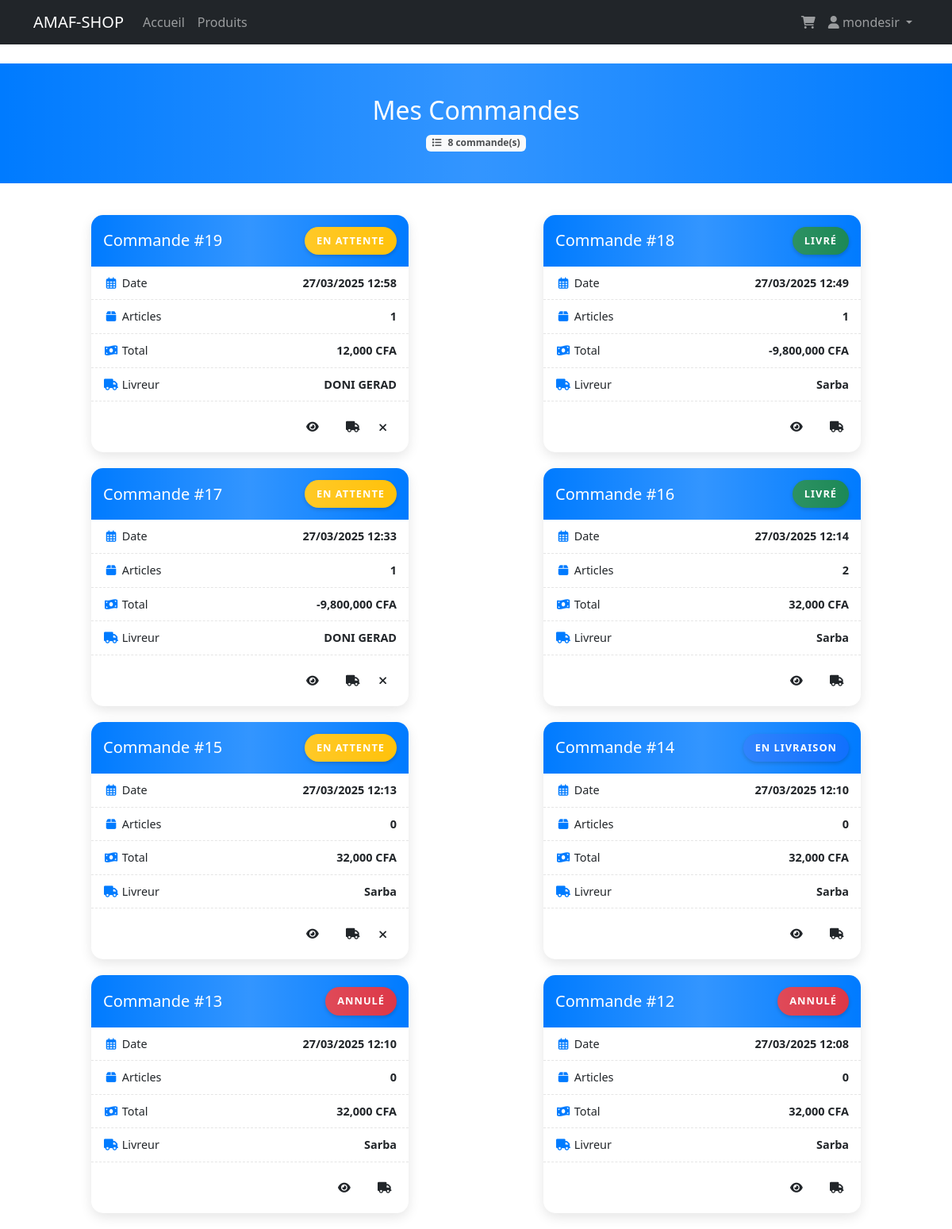
The app's page /mes_commandes.php (signed in) with its own data.
### tables this page shows
CREATE TABLE IF NOT EXISTS `commande` (
  `id` int NOT NULL AUTO_INCREMENT,
  `utilisateur_id` int NOT NULL,
  `date_commande` timestamp NULL DEFAULT CURRENT_TIMESTAMP,
  `total` decimal(10,2) NOT NULL,
  `informations_livraison` text,
  `statut` varchar(50) NOT NULL DEFAULT 'en attente',
  `livreur_id` int DEFAULT NULL,
  `commentaire_livraison` text,
  `date_livraison` timestamp NULL DEFAULT NULL,
  `payment_method` varchar(25) DEFAULT NULL,
  `payment_status` varchar(25) DEFAULT NULL,
  PRIMARY KEY (`id`),
  KEY `utilisateur_id` (`utilisateur_id`),
  KEY `livreur_id` (`livreur_id`)
);

CREATE TABLE IF NOT EXISTS `utilisateur` (
  `id` int NOT NULL AUTO_INCREMENT,
  `nom` varchar(60) NOT NULL,
  `email` varchar(50) NOT NULL,
  `mot_de_passe` varchar(55) NOT NULL,
  `adresse` varchar(55) DEFAULT NULL,
  `telephone` varchar(20) DEFAULT NULL,
  `type` enum('client','livreur','admin') NOT NULL,
  `date_inscription` timestamp NULL DEFAULT CURRENT_TIMESTAMP,
  `utilisateur` varchar(50) DEFAULT NULL,
  PRIMARY KEY (`id`),
  UNIQUE KEY `email` (`email`)
);

### mes_commandes.php (the view, shortened to what this page needs)
<?php
require 'config.php';
$user_id = $_SESSION['user_id'];
$query = "SELECT c.*,
          COUNT(cp.produit_id) as nb_produits,
          l.nom as livreur_nom
          FROM commande c
          LEFT JOIN commande_produit cp ON c.id = cp.commande_id
          LEFT JOIN utilisateur l ON c.livreur_id = l.id
          WHERE c.utilisateur_id = ?
          GROUP BY c.id
          ORDER BY c.date_commande DESC";
$stmt = $conn->prepare($query);
$stmt->bind_param("i", $user_id);
$stmt->execute();
$commandes = $stmt->get_result();
?>
<!DOCTYPE html>
<html lang="fr">
<head>
    <link rel="stylesheet" href="https://cdn.jsdelivr.net/npm/bootstrap@5.3.0/dist/css/bootstrap.min.css">
    <link rel="stylesheet" href="https://cdnjs.cloudflare.com/ajax/libs/font-awesome/6.0.0/css/all.min.css">
    <link rel="stylesheet" href="https://cdnjs.cloudflare.com/ajax/libs/animate.css/4.1.1/animate.min.css">
</head>
<body>
    <?php include 'includes/header.php'; ?>
    <div class="page-header animate__animated animate__fadeIn">
        <div class="container">
            <h2 class="mb-2">Mes Commandes</h2>
            <?php if ($commandes->num_rows > 0): ?>
                <span class="badge bg-light text-dark">
                    <i class="fas fa-list me-2"></i><?= $commandes->num_rows ?> commande(s)
                </span>
            <?php endif; ?>
        </div>
    </div>
    <div class="container">
        <?php if ($commandes->num_rows > 0): ?>
            <div class="row">
                <?php
                $delay = 0;
                while ($commande = $commandes->fetch_assoc()):
                ?>
                    <div class="col-md-6" style="animation-delay: <?= $delay ?>ms">
                        <div class="order-card">
                            <div class="order-header">
                                <div class="d-flex justify-content-between align-items-center">
                                <h5 class="mb-0">Commande #<?= $commande['id'] ?></h5>
                                    <span class="status-badge bg-<?= getStatusColor($commande['statut']) ?>">
                                        <?= formatStatus($commande['statut']) ?>
                                </span>
                                </div>
                                    </div>
                            <div class="info-row">
                                <span><i class="far fa-calendar-alt"></i> Date</span>
                                <strong><?= date('d/m/Y H:i', strtotime($commande['date_commande'])) ?></strong>
                                    </div>
                            <div class="info-row">
                                <span><i class="fas fa-box"></i> Articles</span>
                                <strong><?= $commande['nb_produits'] ?></strong>
                                </div>
                            <div class="info-row">
                                <span><i class="fas fa-money-bill-wave"></i> Total</span>
                                <strong><?= number_format($commande['total'], 0) ?> CFA</strong>
                                </div>
                                <?php if ($commande['livreur_nom']): ?>
                                <div class="info-row">
                                    <span><i class="fas fa-truck"></i> Livreur</span>
                                    <strong><?= htmlspecialchars($commande['livreur_nom']) ?></strong>
                                    </div>
                                <?php endif; ?>
                            <div class="p-3">
                                <div class="action-buttons">
                                <a href="commande_details.php?id=<?= $commande['id'] ?>"
                                       class="btn btn-sm btn-action btn-details animate__animated animate__fadeIn"
                                       data-bs-toggle="tooltip"
                                       title="Voir les détails">
                                        <i class="fas fa-eye"></i>
                                    </a>
                                    <a href="tracking.php?commande_id=<?= $commande['id'] ?>"
                                       class="btn btn-sm btn-action btn-tracking animate__animated animate__fadeIn"
                                       data-bs-toggle="tooltip"
                                       title="Suivre le colis">
                                        <i class="fas fa-truck"></i>
                                </a>
                                <?php if ($commande['statut'] === 'en attente'): ?>
                                        <button class="btn btn-sm btn-action btn-cancel animate__animated animate__fadeIn"
                                                onclick="confirmerAnnulation(<?= $commande['id'] ?>)"
                                                data-bs-toggle="tooltip"
                                                title="Annuler la commande">
                                            <i class="fas fa-times"></i>
                                    </button>
                                <?php endif; ?>
                                </div>
                            </div>
                        </div>
                    </div>
                <?php
                $delay += 100;
                endwhile;
                ?>
            </div>
        <?php endif; ?>
    </div>
    <?php
    function getStatusColor($status) {
        $status = strtolower(trim($status));
        switch ($status) {
            case 'en attente':
            case 'en_attente':
                return 'warning';
            case 'en livraison':
            case 'en_livraison':
                return 'primary';
            case 'livré':
            case 'livre':
                return 'success';
            case 'annulé':
            case 'annule':
                return 'danger';
        }
    }
    function formatStatus($status) {
        $status = strtolower(trim($status));
        switch ($status) {
            case 'en attente':
            case 'en_attente':
                return 'En attente';
            case 'en livraison':
            case 'en_livraison':
                return 'En livraison';
            case 'livré':
            case 'livre':
                return 'Livré';
            case 'annulé':
            case 'annule':
                return 'Annulé';
        }
    }
    ?>
</body>
</html>

### mes_commandes.php (style rules this page uses)
body { background-color: #f8f9fa; }
.order-card { max-width: 400px; margin: 0 auto 20px; border: none; border-radius: 15px; overflow: hidden; box-shadow: 0 5px 15px rgba(0,0,0,0.1); transform: translateY(0); transition: all 0.3s ease; background: white; animation: fadeInUp 0.5s ease-out; }
.order-header { background: #007bff; color: white; padding: 15px; position: relative; overflow: hidden; animation: slideInRight 0.5s ease-out; }
.order-header::after { content: ''; position: absolute; top: 0; right: 0; bottom: 0; left: 0; background: linear-gradient(90deg, transparent, rgba(255,255,255,0.2), transparent); animation: shine 2s infinite; }
.status-badge { padding: 8px 15px; border-radius: 20px; font-weight: 600; font-size: 0.8rem; text-transform: uppercase; letter-spacing: 1px; box-shadow: 0 2px 5px rgba(0,0,0,0.2); animation: bounceIn 0.5s ease; }
.info-row { padding: 10px 15px; border-bottom: 1px dashed rgba(0,0,0,0.1); display: flex; justify-content: space-between; align-items: center; font-size: 0.9rem; animation: fadeIn 0.5s ease-out; }
.info-row i { color: #007bff; width: 20px; text-align: center; animation: rotateIn 0.5s ease; }
.btn-action { border-radius: 25px; padding: 8px 20px; font-size: 0.9rem; font-weight: 600; text-transform: uppercase; letter-spacing: 1px; transition: all 0.3s ease; animation: pulse 2s infinite; }
.btn-details { background: #007bff; color: white; border: none; animation: pulse 2s infinite; }
.btn-cancel { background: linear-gradient(135deg, #c0392b, #e74c3c); color: white; border: none; }
.page-header { background: #007bff; color: white; padding: 40px 0; margin-bottom: 40px; text-align: center; position: relative; overflow: hidden; animation: fadeInDown 0.5s ease-out; }
.page-header::after { content: ''; position: absolute; top: 0; right: 0; bottom: 0; left: 0; background: linear-gradient(90deg, transparent, rgba(255,255,255,0.2), transparent); animation: shine 3s infinite; }
.btn-tracking { background: linear-gradient(135deg, #3498db, #2980b9); color: white; border: none; margin-left: 10px; animation: pulse 2s infinite; }
.action-buttons { display: flex; gap: 8px; justify-content: flex-end; }
.btn-action { width: 32px; height: 32px; padding: 0; display: flex; align-items: center; justify-content: center; border-radius: 50%; transition: all 0.3s ease; position: relative; overflow: hidden; }
.btn-action::before { content: ''; position: absolute; top: 0; left: 0; width: 100%; height: 100%; background: rgba(255, 255, 255, 0.1); transform: translateX(-100%); transition: transform 0.3s ease; }
.btn-details { background: #007bff; color: white; animation-delay: 0.1s; }
.btn-tracking { background: #17a2b8; color: white; animation-delay: 0.2s; }
.btn-cancel { background: #dc3545; color: white; animation-delay: 0.3s; }

### records on screen
commande: id "19", statut "EN ATTENTE", date_commande "27/03/2025 12:58", nb_produits "1", total "12,000", utilisateur.nom "DONI GERAD"
commande: id "18", statut "LIVRÉ", date_commande "27/03/2025 12:49", nb_produits "1", total "-9,800,000", utilisateur.nom "Sarba"
commande: id "17", statut "EN ATTENTE", date_commande "27/03/2025 12:33", nb_produits "1", total "-9,800,000", utilisateur.nom "DONI GERAD"
commande: id "16", statut "LIVRÉ", date_commande "27/03/2025 12:14", nb_produits "2", total "32,000", utilisateur.nom "Sarba"
commande: id "15", statut "EN ATTENTE", date_commande "27/03/2025 12:13", nb_produits "0", total "32,000", utilisateur.nom "Sarba"
commande: id "14", statut "EN LIVRAISON", date_commande "27/03/2025 12:10", nb_produits "0", total "32,000", utilisateur.nom "Sarba"
commande: id "13", statut "ANNULÉ", date_commande "27/03/2025 12:10", nb_produits "0", total "32,000", utilisateur.nom "Sarba"
commande: id "12", statut "ANNULÉ", date_commande "27/03/2025 12:08", nb_produits "0", total "32,000", utilisateur.nom "Sarba"

### other values on screen
$_SESSION['user_name'] "mondesir"
$commandes->num_rows "8"
